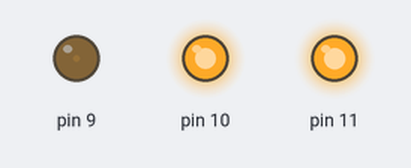
Bench run of a sketch on a simulated Arduino Uno, built with avr-gcc and run on an emulated ATmega328P. On the bench: output pins drawn as LEDs (lit = HIGH).

Above: at 0.05 s.
At 0.95 s:
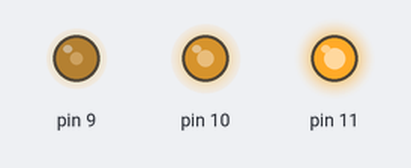
At 1.85 s:
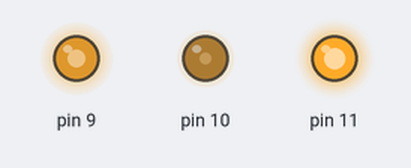
At 3.7 s:
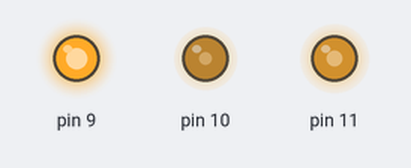
At 5.5 s:
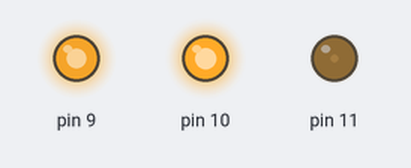
At 7.35 s:
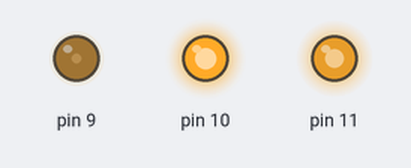
Timing chart, 0 to 10.3 s (numbered marks = the images above):
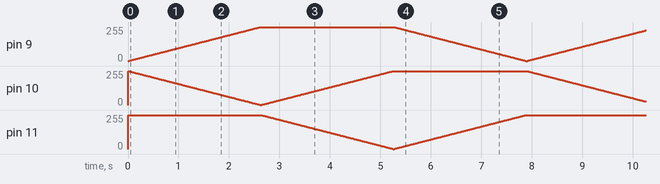

The sketch:

RainbowLED.ino
```cpp
struct Color_t {
    float r, g, b;

    static Color_t Red() {
        return Color_t { 255.f, 0.f, 0.f };
    }

    static Color_t Green() {
        return Color_t { 0.f, 255.f, 0.f };
    }

    static Color_t Blue() {
        return Color_t { 0.f, 0.f, 255.f };
    }

    Color_t& Modulate(const Color_t& To, int Time) {
        float r_step = (To.r - this->r) / Time;
        float g_step = (To.g - this->g) / Time;
        float b_step = (To.b - this->b) / Time;

        for (int i = 0; i <= Time; i++) {
            auto OutR = (int)map((this->r + r_step * i), 0.f, 255.f, 255.f, 0.f);
            auto OutG = (int)map((this->g + g_step * i), 0.f, 255.f, 255.f, 0.f);
            auto OutB = (int)map((this->b + b_step * i), 0.f, 255.f, 255.f, 0.f);

            analogWrite(9, OutR);
            analogWrite(10, OutG);
            analogWrite(11, OutB);

            delay(5);
        }

        // Update the current color to the target color
        this->r = To.r;
        this->g = To.g;
        this->b = To.b;

        return *this;
    }
};

void setup() { }

void loop() {
    Color_t::Red().Modulate(Color_t::Green(), 500)
                  .Modulate(Color_t::Blue(), 500)
                  .Modulate(Color_t::Red(), 500);
}
```
